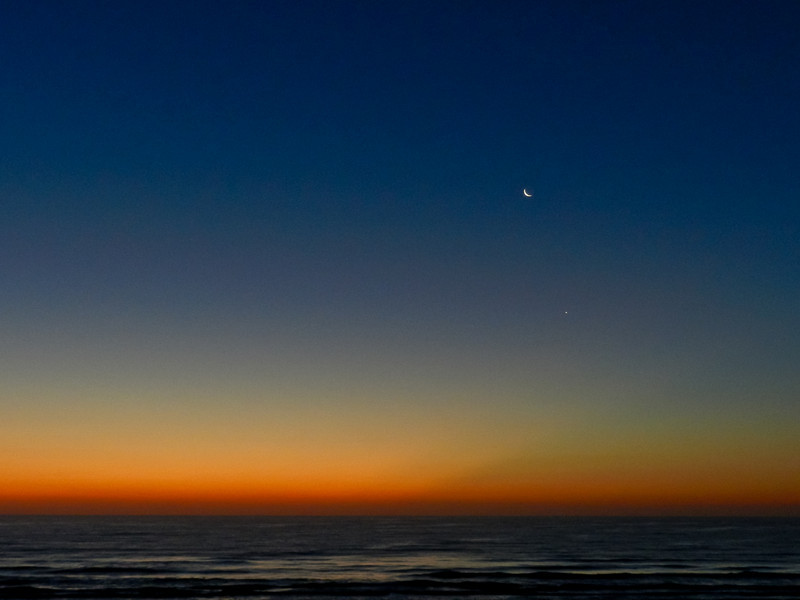
#> input picture image.jpg, 800 x 600 px
$ python soid.py
#> lines starting #> are read from the running program, lines starting #| are printed output that depends on the picture
import sys
import cv2
from matplotlib import pyplot as plt

img = cv2.imread('image.jpg')       # gets the input (source) image for denoising. "image.jpg" is the directory of the target image
#> img is the input picture: shape (600, 800, 3); mean B, G, R 68.9, 61.1, 53.1
b,g,r = cv2.split(img)              # gets the r,g,b values
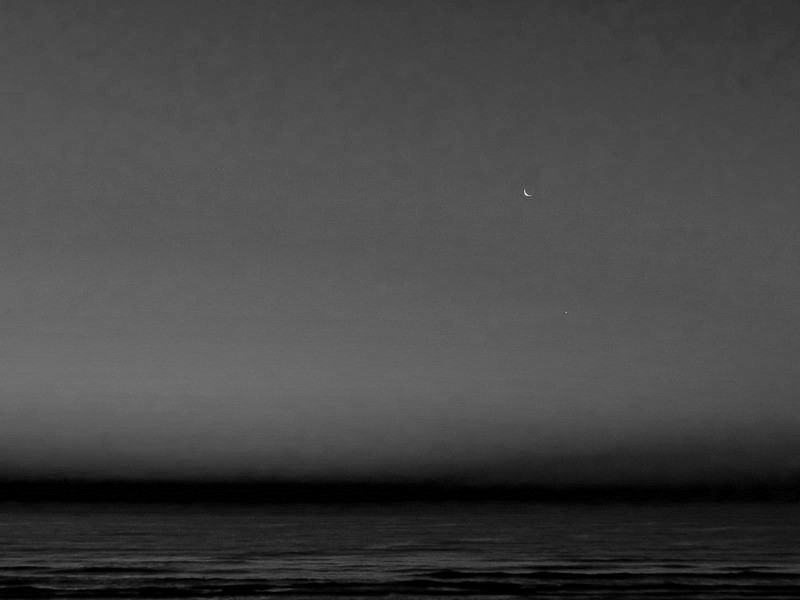
#> b: shape (600, 800); min 0, max 246, mean 68.9
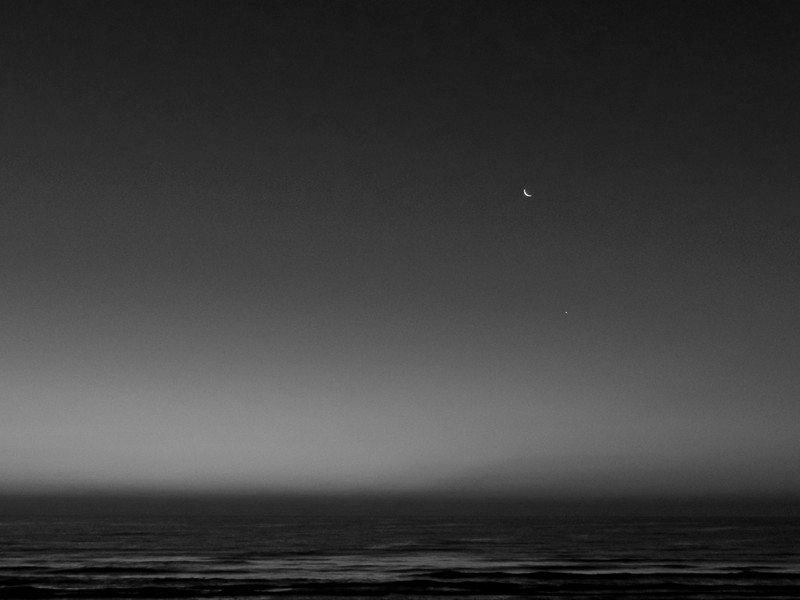
#> g: shape (600, 800); min 0, max 255, mean 61.1
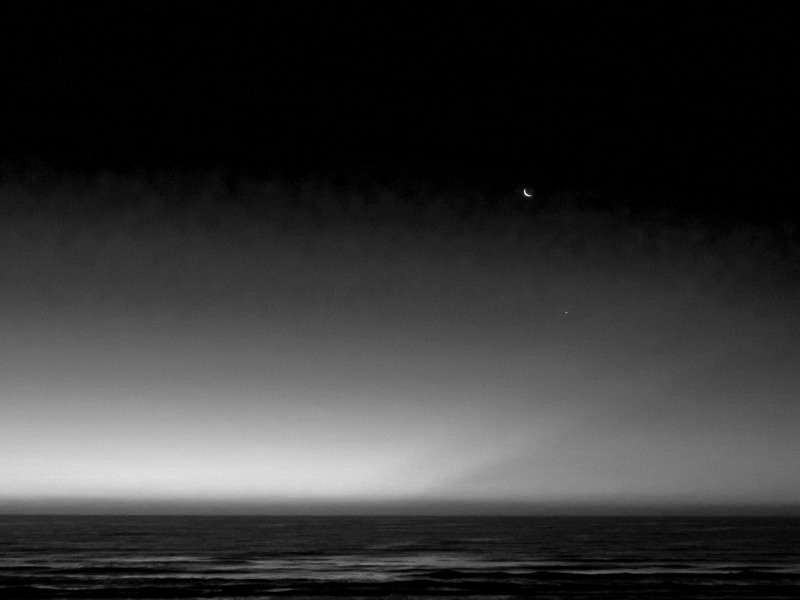
#> r: shape (600, 800); min 0, max 255, mean 53.1
source_image = cv2.merge([r,g,b])

dst = cv2.fastNlMeansDenoisingColored(img,None,10,10,7,21) # Denoising function. the values can be changed to get the best result

b,g,r = cv2.split(dst)
output_image = cv2.merge([r,g,b])

#draw input and output
plt.subplot(211),plt.imshow(source_image)
plt.subplot(212),plt.imshow(output_image)
plt.show()
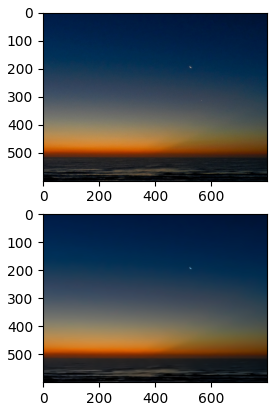
#> figure drawn by matplotlib, 2 panels
